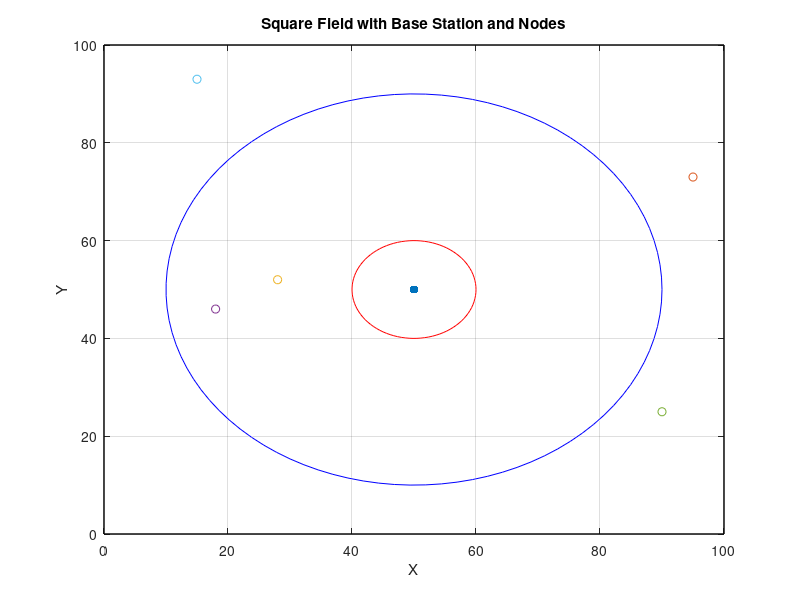

MATLAB code for this plot:
clc
clear all
close all

% Define the field size
field_size = [100 100];

% Define the base station location
base_station = [50 50];

f = 900*(10^6);
fraunhoferDistance = 10;
c = 3*(10^8);
wavelength = c/f;
transmitt_power=10;
gt = 1;
gr = 1;

% 1. Take user input for the number of nodes
n = input("Enter no of nodes: ");

% Generate random points
nodex = randi([1, field_size(1)], 1, n);
nodey = randi([1, field_size(2)], 1, n);

% Store the points in an array
node = [nodex; nodey];

locations = [base_station; node.'];

% Initialize a (n+1) x (n+1) matrix to store the distances
distances = zeros(n+1,n+1);

% Calculate the distances
for i = 1:n+1
    for j = 1:n+1
        distances(i,j) = sqrt((locations(i,1) - locations(j,1))^2 + (locations(i,2) - locations(j,2))^2);
    end
end

% Display the distances
disp('Distances:');
disp(distances);

% Initialize colors for nodes
node_colors = cell(1, n+1);
node_colors{1} = 'ro'; % Base station is always red

% Calculate received powers for each node
received_powers = zeros(n+1, 1);
for i = 2:n+1
    if distances(1,i) <= fraunhoferDistance
        % Near field device (LOS)
        node_colors{i} = 'bo'; % Blue color for near field devices
        received_powers(i) = 0; % Power is 0 for near field devices
    else
        % Far field device (NLOS)
        node_colors{i} ='go'; % Green color for far field devices
        % Calculate power using Friis equation considering reflections
        received_powers(i) = (10 * transmitt_power * gt * gr * (wavelength^2)) / ((4 * pi * distances(1,i))^2);
    end
end

% Plot the field
figure;
plot([0, field_size(1), field_size(1), 0, 0], [0, 0, field_size(2), field_size(2), 0], 'k-');
hold on;

% Plot the base station
scatter(base_station(1), base_station(2), 'ro', 'filled');

% Plot the nodes
for i = 2:n+1
    scatter(node(1,i-1), node(2,i-1), node_colors{i});
end

% Plot Fraunhofer distance
viscircles([base_station(1), base_station(2)], fraunhoferDistance, 'Color', 'r', 'LineWidth', 0.5);
viscircles([base_station(1), base_station(2)],40,'Color','b', 'Linewidth', 0.5)

% Set axis limits and labels
axis([0 field_size(1) 0 field_size(2)]);
xlabel('X');
ylabel('Y');
title('Square Field with Base Station and Nodes');

% Show the grid
grid on;

% Display received powers
disp('Received Powers:');
disp(received_powers);
